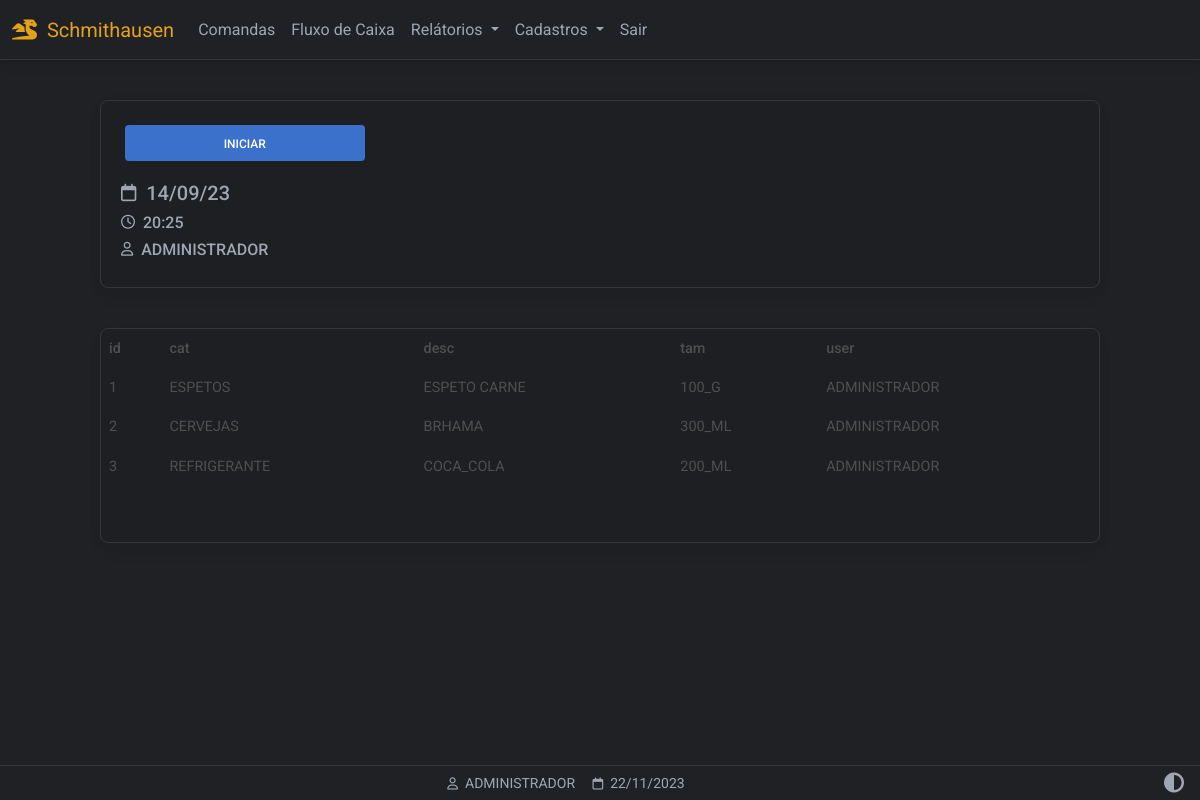
Before: /comandas (signed in) with the older database file.
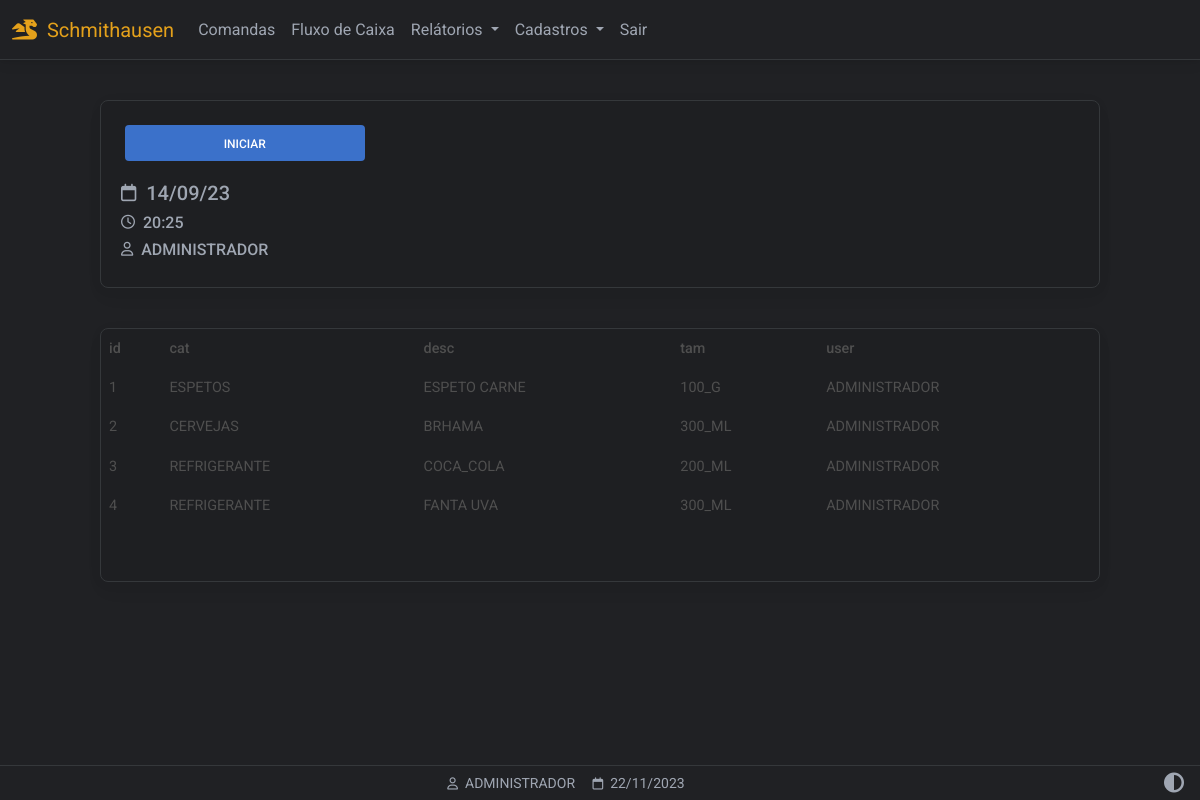
After: the same page with the newer database file.
### website/models.py (models this page shows)
class Produto(db.Model):
    id = db.Column(db.Integer, primary_key=True)
    descricao = db.Column(db.String(150))
    valor = db.Column(db.Float)
    data_criacao = db.Column(db.DateTime(timezone=True), default=func.now())
    user_id = db.Column(db.Integer, db.ForeignKey('user.id'))
    cat_id = db.Column(db.Integer, db.ForeignKey('categoria.id'))
    tam_id = db.Column(db.Integer, db.ForeignKey('tamanho.id'))
    usuario = db.relationship('User',backref='usuarios')
    categoria = db.relationship('Categoria',backref='categorias')
    tamanho = db.relationship('Tamanho',backref='tamanho')

class Categoria(db.Model):
    id = db.Column(db.Integer, primary_key=True)
    nome = db.Column(db.String(150))
    categoria = db.relationship('Tamanho',backref='tamanhos')

class Tamanho(db.Model):
    id = db.Column(db.Integer, primary_key=True)
    nome = db.Column(db.String(150))
    cat_id = db.Column(db.Integer, db.ForeignKey('categoria.id'))

class User(db.Model, UserMixin):
    id = db.Column(db.Integer, primary_key=True)
    email = db.Column(db.String(150), unique=True)
    password = db.Column(db.String(150))
    first_name = db.Column(db.String(150))
    user = db.relationship('Produto',backref='produto')

### website/routes/view_comandas.py (the view)
@view_comandas.route('/comandas', methods=['GET', 'POST'])
@login_required
def comandas():
    df_produtos = Produto.query.all()
    return render_template("comandas.html",
                           user=current_user,
                           data=data,
                           dfProdutos = df_produtos)

### website/templates/comandas.html (shortened to what this page needs)
{% extends "base.html" %}
{% block content %}
<div class="container-fluid" style="min-height:100dvh;padding-top:100px">
<section class="painel w-100 card myTheme-900 larg-max m-auto ">
<div class="painel-one">
    <a  href="#" class="btn btn-primary m-1 w-50">INICIAR</a>
    <h2 class="h5"><i class="fa-regular fa-calendar fa-sm"></i>&nbsp;&nbsp;14/09/23</h2>
    <h3 class="h6"><i class="fa-regular fa-clock fa-sm"></i></i>&nbsp;&nbsp;20:25</h3>
    <h3 class="h6"><i class="fa-regular fa-user fa-sm"></i></i>&nbsp;&nbsp;{{ user.first_name.split()[0] | upper }}</h3>
</div>
</section>
<div class="table-responsive w-100 card myTheme-900 larg-max m-auto" style="padding-bottom: 40px">
    <table class="table table-borderless table-sm">
        <tr>
            <th>id</th>
            <th>cat</th>
            <th>desc</th>
            <th>tam</th>
            <th>user</th>
        </tr>
        {% for produto in dfProdutos %}
        <tr>
           <td>{{produto.id}}</td>
           <td>{{produto.categoria.nome}}</td>
           <td>{{produto.descricao}}</td>
           <td>{{produto.tamanho.nome}}</td>
           <td>{{produto.usuario.first_name}}</td>
        </tr>
        {% endfor %}
    </table>
</div>
</div>
{% endblock %}
{% block titlefooter %}
<span>
&nbsp;{{ user.first_name.split()[0] | upper }}
<span>
&nbsp;{{ data.strftime('%d/%m/%Y') }}
</span>
{% endblock %}

Changed rows visible on the page:
added Produto: id "4", categoria.nome "REFRIGERANTE", descricao "FANTA UVA", tamanho.nome "300_ML", usuario.first_name "ADMINISTRADOR"
